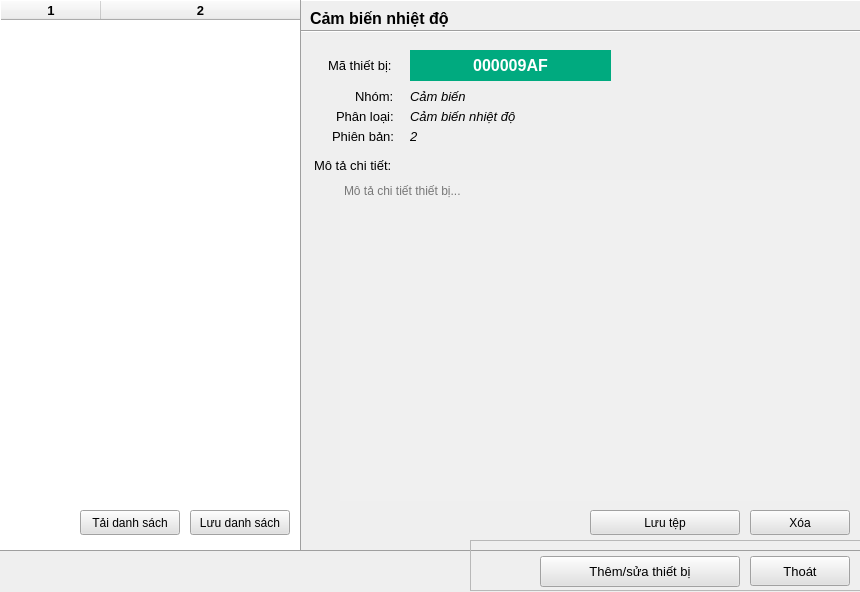
<?xml version="1.0" encoding="UTF-8"?>
<ui version="4.0">
 <class>FrmDeviceSetup</class>
 <widget class="QMainWindow" name="FrmDeviceSetup">
  <property name="geometry">
   <rect>
    <x>0</x>
    <y>0</y>
    <width>860</width>
    <height>592</height>
   </rect>
  </property>
  <property name="windowTitle">
   <string>MainWindow</string>
  </property>
  <widget class="QWidget" name="centralwidget">
   <widget class="QFrame" name="frameDevice">
    <property name="geometry">
     <rect>
      <x>300</x>
      <y>0</y>
      <width>571</width>
      <height>551</height>
     </rect>
    </property>
    <property name="frameShape">
     <enum>QFrame::Panel</enum>
    </property>
    <property name="frameShadow">
     <enum>QFrame::Raised</enum>
    </property>
    <widget class="Line" name="lineDevice">
     <property name="geometry">
      <rect>
       <x>0</x>
       <y>30</y>
       <width>2000</width>
       <height>3</height>
      </rect>
     </property>
     <property name="orientation">
      <enum>Qt::Horizontal</enum>
     </property>
    </widget>
    <widget class="QLabel" name="label_nameDevice">
     <property name="geometry">
      <rect>
       <x>10</x>
       <y>8</y>
       <width>521</width>
       <height>21</height>
      </rect>
     </property>
     <property name="font">
      <font>
       <pointsize>12</pointsize>
       <bold>true</bold>
      </font>
     </property>
     <property name="text">
      <string>Cảm biến nhiệt độ</string>
     </property>
    </widget>
    <widget class="QTextEdit" name="textEditDescription">
     <property name="geometry">
      <rect>
       <x>40</x>
       <y>180</y>
       <width>510</width>
       <height>321</height>
      </rect>
     </property>
     <property name="styleSheet">
      <string notr="true">background-color: rgb(240, 240, 240);</string>
     </property>
     <property name="frameShape">
      <enum>QFrame::NoFrame</enum>
     </property>
     <property name="readOnly">
      <bool>true</bool>
     </property>
     <property name="html">
      <string>&lt;!DOCTYPE HTML PUBLIC &quot;-//W3C//DTD HTML 4.0//EN&quot; &quot;http://www.w3.org/TR/REC-html40/strict.dtd&quot;&gt;
&lt;html&gt;&lt;head&gt;&lt;meta name=&quot;qrichtext&quot; content=&quot;1&quot; /&gt;&lt;meta charset=&quot;utf-8&quot; /&gt;&lt;style type=&quot;text/css&quot;&gt;
p, li { white-space: pre-wrap; }
hr { height: 1px; border-width: 0; }
li.unchecked::marker { content: &quot;\2610&quot;; }
li.checked::marker { content: &quot;\2612&quot;; }
&lt;/style&gt;&lt;/head&gt;&lt;body style=&quot; font-family:'Segoe UI'; font-size:9pt; font-weight:400; font-style:normal;&quot;&gt;
&lt;p style=&quot;-qt-paragraph-type:empty; margin-top:0px; margin-bottom:0px; margin-left:0px; margin-right:0px; -qt-block-indent:0; text-indent:0px; font-family:'MS Shell Dlg 2'; font-size:8.25pt;&quot;&gt;&lt;br /&gt;&lt;/p&gt;&lt;/body&gt;&lt;/html&gt;</string>
     </property>
     <property name="placeholderText">
      <string>Mô tả chi tiết thiết bị...</string>
     </property>
    </widget>
    <widget class="QLabel" name="label_4">
     <property name="geometry">
      <rect>
       <x>36</x>
       <y>101</y>
       <width>71</width>
       <height>31</height>
      </rect>
     </property>
     <property name="font">
      <font>
       <pointsize>10</pointsize>
       <bold>false</bold>
      </font>
     </property>
     <property name="text">
      <string>Phân loại:</string>
     </property>
    </widget>
    <widget class="QLabel" name="label">
     <property name="geometry">
      <rect>
       <x>55</x>
       <y>81</y>
       <width>41</width>
       <height>31</height>
      </rect>
     </property>
     <property name="font">
      <font>
       <pointsize>10</pointsize>
       <bold>false</bold>
      </font>
     </property>
     <property name="text">
      <string>Nhóm:</string>
     </property>
    </widget>
    <widget class="QLabel" name="label_7">
     <property name="geometry">
      <rect>
       <x>32</x>
       <y>121</y>
       <width>71</width>
       <height>31</height>
      </rect>
     </property>
     <property name="font">
      <font>
       <pointsize>10</pointsize>
       <bold>false</bold>
      </font>
     </property>
     <property name="text">
      <string>Phiên bản:</string>
     </property>
    </widget>
    <widget class="QLabel" name="label_3">
     <property name="geometry">
      <rect>
       <x>28</x>
       <y>50</y>
       <width>71</width>
       <height>31</height>
      </rect>
     </property>
     <property name="font">
      <font>
       <pointsize>10</pointsize>
       <bold>false</bold>
      </font>
     </property>
     <property name="text">
      <string>Mã thiết bị:</string>
     </property>
    </widget>
    <widget class="QLabel" name="label_groupDevice">
     <property name="geometry">
      <rect>
       <x>110</x>
       <y>81</y>
       <width>171</width>
       <height>31</height>
      </rect>
     </property>
     <property name="font">
      <font>
       <pointsize>10</pointsize>
       <italic>true</italic>
       <bold>false</bold>
      </font>
     </property>
     <property name="text">
      <string>Cảm biến</string>
     </property>
    </widget>
    <widget class="QLabel" name="label_typeDevice">
     <property name="geometry">
      <rect>
       <x>110</x>
       <y>101</y>
       <width>171</width>
       <height>31</height>
      </rect>
     </property>
     <property name="font">
      <font>
       <pointsize>10</pointsize>
       <italic>true</italic>
       <bold>false</bold>
      </font>
     </property>
     <property name="text">
      <string>Cảm biến nhiệt độ</string>
     </property>
    </widget>
    <widget class="QLabel" name="label_versionDevice">
     <property name="geometry">
      <rect>
       <x>110</x>
       <y>121</y>
       <width>171</width>
       <height>31</height>
      </rect>
     </property>
     <property name="font">
      <font>
       <pointsize>10</pointsize>
       <italic>true</italic>
       <bold>false</bold>
      </font>
     </property>
     <property name="text">
      <string>2</string>
     </property>
    </widget>
    <widget class="QLabel" name="label_5">
     <property name="geometry">
      <rect>
       <x>14</x>
       <y>150</y>
       <width>81</width>
       <height>31</height>
      </rect>
     </property>
     <property name="font">
      <font>
       <pointsize>10</pointsize>
       <bold>false</bold>
      </font>
     </property>
     <property name="text">
      <string>Mô tả chi tiết:</string>
     </property>
    </widget>
    <widget class="QLabel" name="label_serialNumber">
     <property name="geometry">
      <rect>
       <x>110</x>
       <y>50</y>
       <width>201</width>
       <height>31</height>
      </rect>
     </property>
     <property name="font">
      <font>
       <pointsize>12</pointsize>
       <italic>false</italic>
       <bold>true</bold>
      </font>
     </property>
     <property name="styleSheet">
      <string notr="true">background-color: rgb(0, 170, 127);
color: rgb(255, 255, 255);</string>
     </property>
     <property name="text">
      <string>000009AF</string>
     </property>
     <property name="alignment">
      <set>Qt::AlignCenter</set>
     </property>
    </widget>
    <widget class="QPushButton" name="pushButton_remove">
     <property name="geometry">
      <rect>
       <x>450</x>
       <y>510</y>
       <width>100</width>
       <height>25</height>
      </rect>
     </property>
     <property name="font">
      <font>
       <pointsize>9</pointsize>
       <bold>false</bold>
      </font>
     </property>
     <property name="styleSheet">
      <string notr="true">background-color: rgb(225, 225, 225);</string>
     </property>
     <property name="text">
      <string>Xóa</string>
     </property>
     <property name="shortcut">
      <string>Del</string>
     </property>
    </widget>
    <widget class="QPushButton" name="pushButton_save">
     <property name="geometry">
      <rect>
       <x>290</x>
       <y>510</y>
       <width>150</width>
       <height>25</height>
      </rect>
     </property>
     <property name="font">
      <font>
       <pointsize>9</pointsize>
       <bold>false</bold>
      </font>
     </property>
     <property name="styleSheet">
      <string notr="true">background-color: rgb(225, 225, 225);</string>
     </property>
     <property name="text">
      <string>Lưu tệp</string>
     </property>
     <property name="shortcut">
      <string>Del</string>
     </property>
    </widget>
   </widget>
   <widget class="QFrame" name="frameCancel">
    <property name="geometry">
     <rect>
      <x>470</x>
      <y>540</y>
      <width>391</width>
      <height>51</height>
     </rect>
    </property>
    <property name="frameShape">
     <enum>QFrame::StyledPanel</enum>
    </property>
    <property name="frameShadow">
     <enum>QFrame::Raised</enum>
    </property>
    <widget class="QPushButton" name="pushButton_Cancel">
     <property name="geometry">
      <rect>
       <x>280</x>
       <y>16</y>
       <width>100</width>
       <height>30</height>
      </rect>
     </property>
     <property name="font">
      <font>
       <pointsize>10</pointsize>
       <bold>false</bold>
      </font>
     </property>
     <property name="styleSheet">
      <string notr="true">background-color: rgb(225, 225, 225);</string>
     </property>
     <property name="text">
      <string>Thoát</string>
     </property>
     <property name="shortcut">
      <string>Esc</string>
     </property>
    </widget>
    <widget class="QPushButton" name="pushButton_addDevice">
     <property name="geometry">
      <rect>
       <x>70</x>
       <y>16</y>
       <width>200</width>
       <height>31</height>
      </rect>
     </property>
     <property name="font">
      <font>
       <pointsize>10</pointsize>
       <bold>false</bold>
      </font>
     </property>
     <property name="styleSheet">
      <string notr="true">background-color: rgb(225, 225, 225);</string>
     </property>
     <property name="text">
      <string>Thêm/sửa thiết bị</string>
     </property>
     <property name="shortcut">
      <string>Return</string>
     </property>
    </widget>
   </widget>
   <widget class="QTreeWidget" name="treeWidgetDevice">
    <property name="geometry">
     <rect>
      <x>0</x>
      <y>0</y>
      <width>301</width>
      <height>551</height>
     </rect>
    </property>
    <property name="frameShape">
     <enum>QFrame::Panel</enum>
    </property>
    <property name="frameShadow">
     <enum>QFrame::Raised</enum>
    </property>
    <column>
     <property name="text">
      <string/>
     </property>
     <property name="font">
      <font>
       <pointsize>10</pointsize>
       <bold>true</bold>
      </font>
     </property>
     <property name="textAlignment">
      <set>AlignCenter</set>
     </property>
    </column>
    <column>
     <property name="text">
      <string/>
     </property>
     <property name="font">
      <font>
       <pointsize>10</pointsize>
       <bold>true</bold>
      </font>
     </property>
     <property name="textAlignment">
      <set>AlignCenter</set>
     </property>
    </column>
   </widget>
   <widget class="QPushButton" name="pushButton_saveList">
    <property name="geometry">
     <rect>
      <x>190</x>
      <y>510</y>
      <width>100</width>
      <height>25</height>
     </rect>
    </property>
    <property name="font">
     <font>
      <pointsize>9</pointsize>
      <bold>false</bold>
     </font>
    </property>
    <property name="styleSheet">
     <string notr="true">background-color: rgb(225, 225, 225);</string>
    </property>
    <property name="text">
     <string>Lưu danh sách</string>
    </property>
    <property name="shortcut">
     <string>Del</string>
    </property>
   </widget>
   <widget class="QPushButton" name="pushButton_openList">
    <property name="geometry">
     <rect>
      <x>80</x>
      <y>510</y>
      <width>100</width>
      <height>25</height>
     </rect>
    </property>
    <property name="font">
     <font>
      <pointsize>9</pointsize>
      <bold>false</bold>
     </font>
    </property>
    <property name="styleSheet">
     <string notr="true">background-color: rgb(225, 225, 225);</string>
    </property>
    <property name="text">
     <string>Tải danh sách</string>
    </property>
    <property name="shortcut">
     <string>Del</string>
    </property>
   </widget>
  </widget>
 </widget>
 <tabstops>
  <tabstop>treeWidgetDevice</tabstop>
  <tabstop>pushButton_openList</tabstop>
  <tabstop>pushButton_saveList</tabstop>
  <tabstop>textEditDescription</tabstop>
  <tabstop>pushButton_save</tabstop>
  <tabstop>pushButton_remove</tabstop>
  <tabstop>pushButton_addDevice</tabstop>
  <tabstop>pushButton_Cancel</tabstop>
 </tabstops>
 <resources/>
 <connections/>
</ui>
